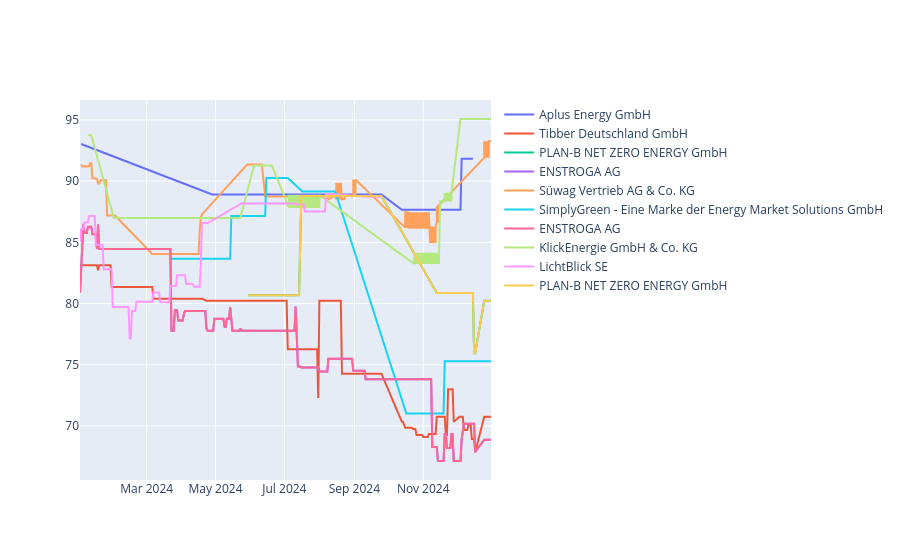

The notebook cell this image was saved under:
### Code cell
fig2 = go.Figure()
for anbieter in top10_amberg_anbieter['AnbieterName']:
    amberg_anbieter_df = amberg_anbieter[amberg_anbieter['AnbieterName'] == anbieter]
    fig2.add_trace(
        go.Scatter(
            x=amberg_anbieter_df['Date'],
            y=amberg_anbieter_df['Preis im 1. Jahr'],
            mode='lines',
            name=anbieter,
        )
    )
fig2.show()

### Figure 1 — Plotly figure (JSON) as saved in the notebook; plotly's stock layout.template omitted (floating-point values rounded to 4 significant figures; data arrays with more than 128 entries replaced by an {"elided": "..."} marker saying what was removed)
{"data": [{"mode": "lines", "name": "Aplus Energy GmbH", "x": {"elided": "171 str values"}, "y": {"elided": "171 float values"}, "type": "scatter"}, {"mode": "lines", "name": "Tibber Deutschland GmbH", "x": {"elided": "320 str values"}, "y": {"elided": "320 float values"}, "type": "scatter"}, {"mode": "lines", "name": "PLAN-B NET ZERO ENERGY GmbH", "x": {"elided": "156 str values"}, "y": {"elided": "156 float values"}, "type": "scatter"}, {"mode": "lines", "name": "ENSTROGA AG", "x": {"elided": "321 str values"}, "y": {"elided": "321 float values"}, "type": "scatter"}, {"mode": "lines", "name": "Süwag Vertrieb AG & Co. KG", "x": {"elided": "242 str values"}, "y": {"elided": "242 float values"}, "type": "scatter"}, {"mode": "lines", "name": "SimplyGreen - Eine Marke der Energy Market Solutions GmbH", "x": {"elided": "193 str values"}, "y": {"elided": "193 float values"}, "type": "scatter"}, {"mode": "lines", "name": "ENSTROGA AG", "x": {"elided": "321 str values"}, "y": {"elided": "321 float values"}, "type": "scatter"}, {"mode": "lines", "name": "KlickEnergie GmbH & Co. KG", "x": {"elided": "200 str values"}, "y": {"elided": "200 float values"}, "type": "scatter"}, {"mode": "lines", "name": "LichtBlick SE", "x": {"elided": "191 str values"}, "y": {"elided": "191 float values"}, "type": "scatter"}, {"mode": "lines", "name": "PLAN-B NET ZERO ENERGY GmbH", "x": {"elided": "156 str values"}, "y": {"elided": "156 float values"}, "type": "scatter"}], "layout": {}}
